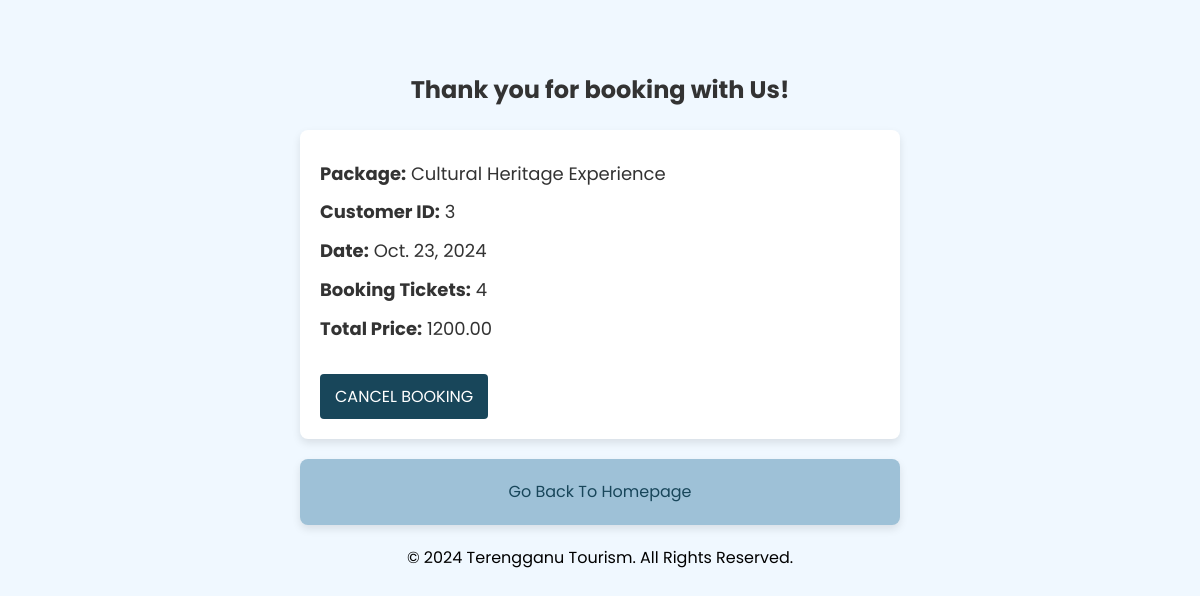
Page /tourism/display/29/ on the committed database.
### terengganu/models.py (models this page shows)
class Booking (models.Model):
    bookingid=models.AutoField(primary_key=True)
    custid=models.ForeignKey(Customer,on_delete=models.CASCADE)
    packageid=models.ForeignKey(Package,on_delete=models.CASCADE)
    bookingdate=models.DateField()
    bookingticket=models.IntegerField()
    totalprice=models.DecimalField(max_digits=10, decimal_places=2)

class Package(models.Model):
    packageid=models.AutoField( primary_key=True)
    packagename = models.CharField(max_length=100)
    destinations = models.TextField()
    tourdescription = models.TextField()
    packageprice = models.FloatField()
    durationdays = models.IntegerField()
    startdate = models.DateField()
    enddate = models.DateField()

class Customer (models.Model):
    custid=models.AutoField(primary_key=True)
    custname=models.CharField(max_length=50)
    custphone=models.CharField(max_length=12)
    custmail=models.EmailField()
    password=models.CharField(max_length=50)
    username=models.CharField(max_length=50,null=True)

### terengganu/views.py (the view)
# urls.py: path('display/<int:bookingid>/', views.display, name='display'), #ada
def display(request,bookingid=None):
    message=''
    data=None
    if bookingid:
        try:
            data=Booking.objects.get(bookingid=bookingid)
        except Booking.DoesNotExist:
            message="Booking not found."
    return render(request, 'display.html',{'data': data, 'message':message})

### terengganu/templates/display.html (shortened to what this page needs)
{% load static %}
<!DOCTYPE html>
<html lang="en">
<head>
</head>
<body>
    <br><br>
    <h2>Thank you for booking with Us!</h2>
    {% if data %}
        <div class="booking-info">
            <p><strong>Package:</strong> {{ data.packageid.packagename }}</p>
            <p><strong>Customer ID:</strong> {{ data.custid.custid }}</p>
            <p><strong>Date:</strong> {{ data.bookingdate }}</p>
            <p><strong>Booking Tickets:</strong> {{ data.bookingticket }}</p>
            <p><strong>Total Price:</strong> {{ data.totalprice }}</p>
            <a href="{% url 'delete_booking' data.bookingid %}" onclick="return confirm('Are you sure you want to CANCEL your booking? ')">CANCEL BOOKING</a>
        </div>
    {% else %}
        <p class="message">No booking data available.</p>
    {% endif %}
    <a class="back-link" href="{% url 'homepage2' %}">Go Back To Homepage</a>
    <footer>
        <center><p style="color: rgb(0, 0, 0);">&copy; 2024 Terengganu Tourism. All Rights Reserved.</p></center>
    </footer>
</body>
</html>

### terengganu/templates/display.html (style rules this page uses)
* { margin: 0; padding: 0; box-sizing: border-box; }
body { font-family: 'Poppins', sans-serif; background-color: aliceblue; color: #333; line-height: 1.6; padding: 20px; }
h2 { text-align: center; margin-bottom: 20px; }
.booking-info { background-color: white; padding: 20px; margin: 20px auto; max-width: 600px; box-shadow: 0px 4px 8px rgba(0, 0, 0, 0.1); border-radius: 8px; }
.booking-info p { margin: 10px 0; font-size: 18px; }
.booking-info a { display: inline-block; margin-top: 20px; padding: 10px 15px; background-color: #18465a; color: white; text-decoration: none; border-radius: 4px; transition: background-color 0.3s ease; }
.back-link { display: block; text-align: center; margin-top: 20px; font-size: 16px; color: #18465a; text-decoration: none; border: #18465a; background-color: #9ec1d7; padding: 20px; margin: 20px auto; max-width: 600px; box-shadow: 0px 4px 8px rgba(0, 0, 0, 0.1); border-radius: 8px; }

### rows in the picture
Booking: packageid.packagename "Cultural Heritage Experience", custid.custid "3", bookingdate "Oct. 23, 2024", bookingticket "4", totalprice "1200.00"
